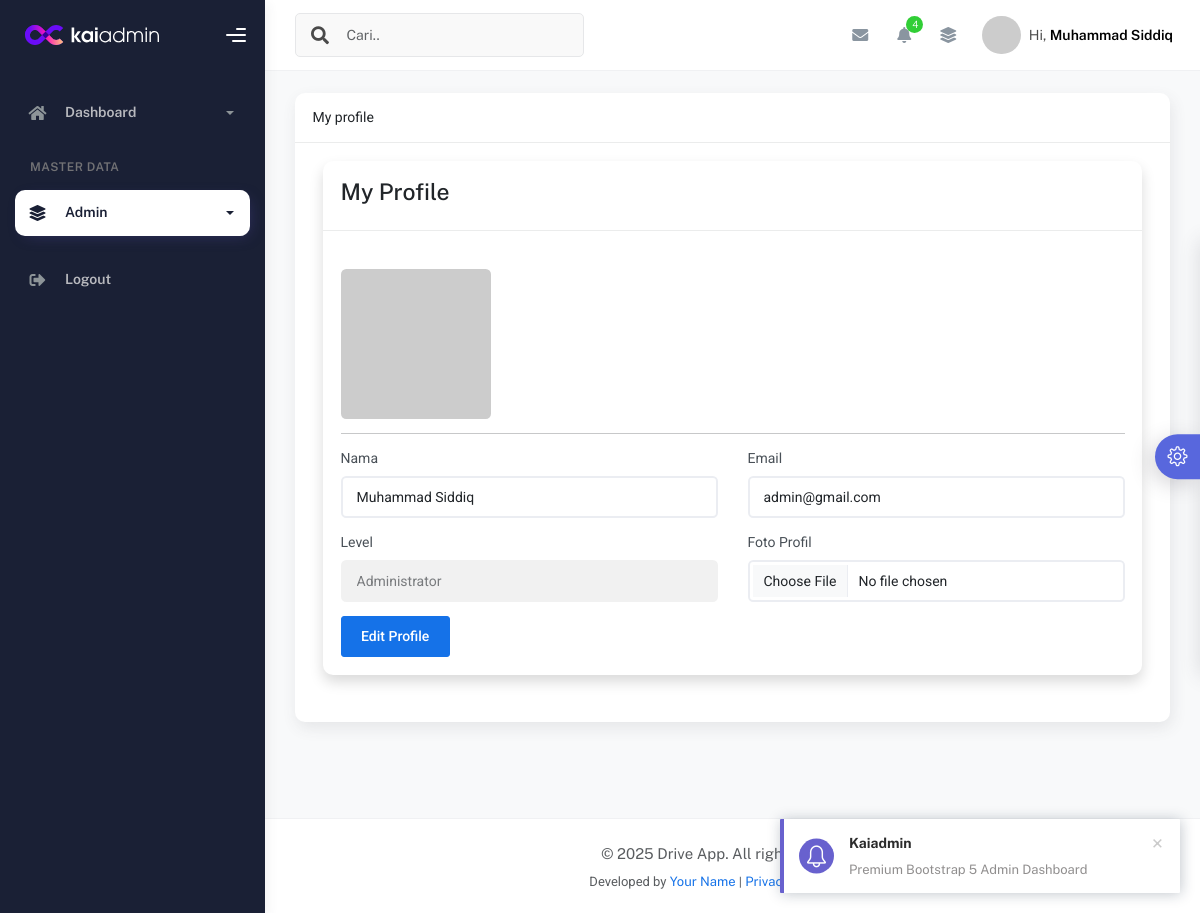
/menu.php?page=my-profile (signed in), run on the app's committed database.
### tables this page shows
CREATE TABLE `user` (
  `id` int(11) NOT NULL,
  `id_level` int(11) NOT NULL,
  `username` varchar(50) NOT NULL,
  `email` varchar(50) NOT NULL,
  `password` varchar(50) NOT NULL,
  `profile_picture` varchar(50) NOT NULL,
  `created_at` timestamp NOT NULL DEFAULT current_timestamp(),
  `updated_at` timestamp NOT NULL DEFAULT current_timestamp() ON UPDATE current_timestamp(),
  `deleted_at` tinyint(1) NOT NULL DEFAULT 0
);

CREATE TABLE `level` (
  `id` int(11) NOT NULL,
  `level_name` varchar(50) NOT NULL,
  `created_at` timestamp NOT NULL DEFAULT current_timestamp(),
  `updated_at` timestamp NOT NULL DEFAULT current_timestamp() ON UPDATE current_timestamp(),
  `deleted_at` tinyint(1) NOT NULL DEFAULT 0
);

### admin/content/my-profile.php (the view, shortened to what this page needs)
<?php
require_once 'admin/controller/koneksi.php';
$idEdit = $_SESSION['id'];
$queryEdit = mysqli_query($config, "SELECT * FROM user WHERE id='$idEdit'");
$rowEdit = mysqli_fetch_assoc($queryEdit);
$queryLevel = mysqli_query($config, "SELECT * FROM level");
?>
<div class="card shadow">
    <div class="card-header">
        <h3>My Profile</h3>
    </div>
    <div class="card-body">
        <img width="150px"
            src="<?= !empty($rowEdit['profile_picture']) && file_exists('admin/img/profile_picture/' . $rowEdit['profile_picture']) ? 'img/profile_picture/' . $rowEdit['profile_picture'] : 'https://placehold.co/100' ?>"
            alt="" class="mt-4 rounded">
        <hr>
        <form action="" method="post" enctype="multipart/form-data">
            <div class="row">
                <div class="col-sm-6 mb-3">
                    <label for="name" class="form-label">Nama</label>
                    <input type="text" class="form-control" id="name" name="username" placeholder="Masukkan nama"
                        value="<?= isset($rowEdit['username']) ? $rowEdit['username'] : '' ?>" required>
                </div>
                <div class="col-sm-6 mb-3">
                    <label for="email" class="form-label">Email</label>
                    <input type="email" class="form-control" id="email" name="email" placeholder="Masukkan email"
                        value="<?= isset($rowEdit['email']) ? $rowEdit['email'] : '' ?>" required>
                </div>
                <div class="col-sm-6 mb-3">
                    <label for="level" class="form-label">Level</label>
                    <select class="form-control" name="id_level" id="" disabled="true">
                        <?php while ($rowLevel = mysqli_fetch_assoc($queryLevel)) : ?>
                            <option value="<?= $rowLevel['id'] ?>"
                                <?= isset($rowEdit['id_level']) && ($rowLevel['id'] == $rowEdit['id_level']) ? 'selected' : '' ?>>
                                <?= $rowLevel['level_name'] ?></option>
                        <?php endwhile ?>
                    </select>
                </div>
                <div class="col-sm-6 mb-3">
                    <label for="photoProfile" class="form-label">Foto Profil</label>
                    <input type="file" class="form-control" id="profile_picture" name="photo">
                </div>
            </div>
            <div class="">
                <button type="submit" class="btn btn-primary" name="edit">
                    Edit Profile
                </button>
            </div>
        </form>
    </div>
</div>

### admin/include/header.php (shortened to what this page needs)
 <?php
$idNav = $_SESSION['id'];
$queryNav = mysqli_query($config, "SELECT user.*, level.level_name FROM user LEFT JOIN level ON user.id_level = level.id WHERE user.id = '$idNav'");
$rowNav  = mysqli_fetch_array($queryNav);
?>
<nav
            class="navbar navbar-header navbar-header-transparent navbar-expand-lg border-bottom"
          >
            <div class="container-fluid">
              <nav
                class="navbar navbar-header-left navbar-expand-lg navbar-form nav-search p-0 d-none d-lg-flex"
              >
                <div class="input-group">
                  <div class="input-group-prepend">
                    <button type="submit"  class="btn btn-search pe-1">
                      <i class="fa fa-search search-icon"></i>
                    </button>
                  </div>
                  <input
                    type="text"
                    id='sidebarSearch'
                    placeholder="Cari.."
                    class="form-control"
                  />
                </div>
              </nav>
              <ul class="navbar-nav topbar-nav ms-md-auto align-items-center">
                <li class="nav-item topbar-icon dropdown hidden-caret">
                  <a
                    class="nav-link dropdown-toggle"
                    href="#"
                    id="messageDropdown"
                    role="button"
                    data-bs-toggle="dropdown"
                    aria-haspopup="true"
                    aria-expanded="false"
                  >
                    <i class="fa fa-envelope"></i>
                  </a>
                </li>
                <li class="nav-item topbar-icon dropdown hidden-caret">
                  <a
                    class="nav-link dropdown-toggle"
                    href="#"
                    id="notifDropdown"
                    role="button"
                    data-bs-toggle="dropdown"
                    aria-haspopup="true"
                    aria-expanded="false"
                  >
                    <i class="fa fa-bell"></i>
                    <span class="notification">4</span>
                  </a>
                </li>
                <li class="nav-item topbar-icon dropdown hidden-caret">
                  <a
                    class="nav-link"
                    data-bs-toggle="dropdown"
                    href="#"
                    aria-expanded="false"
                  >
                    <i class="fas fa-layer-group"></i>
                  </a>
                </li>
                <li class="nav-item topbar-user dropdown hidden-caret">
                  <a
                    class="dropdown-toggle profile-pic"
                    data-bs-toggle="dropdown"
                    href="#"
                    aria-expanded="false"
                  >
                    <div class="avatar-sm">
                      <img
                        src="<?= !empty($rowNav['profile_picture']) && file_exists('admin/img/profile_picture/' . $rowNav['profile_picture']) ? 'admin/img/profile_picture/' . $rowNav['profile_picture'] : 'https://placehold.co/100' ?> "
                        alt="..."
                        class="avatar-img rounded-circle"
                      />
                    </div>
                    <span class="profile-username">
                      <span class="op-7">Hi,</span>
                      <span class="fw-bold"><?= isset($rowNav['username']) ? $rowNav['username'] : '-- your name --' ?></span>
                    </span>
                  </a>
                </li>
              </ul>
            </div>
          </nav>

### data on the page
user: username "Muhammad Siddiq", email "admin@gmail.com", id_level "Administrator"

### other printed values
str_replace("-", " ",  ucfirst($_GET['page'])) "My profile"
